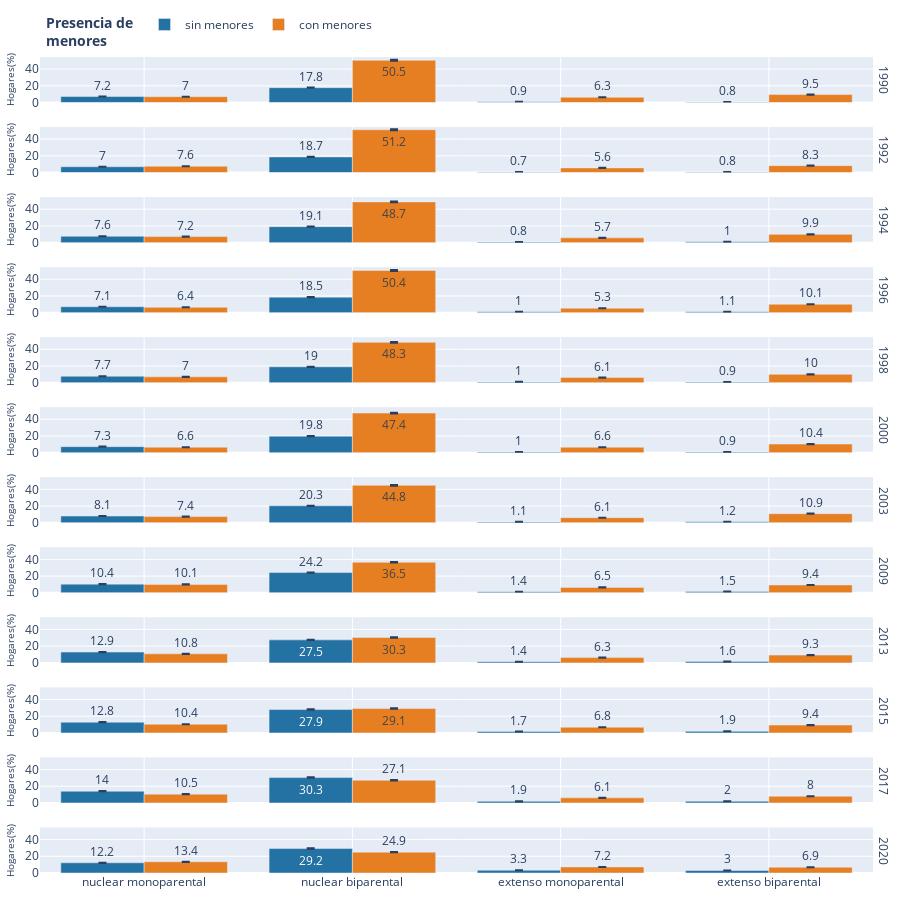

Source (notebook cell):
### Code cell
df04 = pd.read_csv(rutas[3])
fig = px.bar(df04.loc[df04.tipo_est == 'proporcion'],
             x =  'thogar' ,
             y = 'dato', facet_row= 'anio',
             color = 'menor_18',
             # facet_col_wrap=2,
             labels = {
                 'menor_18': '<b>Presencia de <br>menores</b>',
                 'dato': 'Hogares(%)',
                 # 'pobreza': None
                 # 'anio': 'Periodo'
             },
             error_y_minus='ic_bajo',
             error_y='ic_alto',

             color_discrete_map={
                 'sin menores': '#2471A3',
                 'con menores': '#E67E22'
             },
             text ='dato'


             )
fig.for_each_annotation(lambda a: a.update(text=a.text.split('=')[-1]),

                        )
fig.update_layout(template='plotly',

                  height=900,
                  # width=1100
                  margin=
                  dict(
                      l=10,
                      r=10,
                      b=10,
                      t=25
                  ),
                  barmode='group',
                  legend=dict(
                      # title=None,
                      orientation='h', y=1, yanchor='bottom', x=0.2, xanchor='center'
                  )
                  )
fig.update_xaxes(title=None,
                 showgrid=True,
                 tickangle=0,


                 )
fig.update_yaxes(
    title_font_size = 10,
    title_standoff = 8
)
fig.write_image('resultados/img/02_04_px.jpeg')
fig.show()

### Figure 1 — Plotly figure (JSON) as saved in the notebook; plotly's stock layout.template omitted (floating-point values rounded to 4 significant figures)
{"data": [{"alignmentgroup": "True", "error_y": {"array": [0.07672, 0.1844, 0.01067, 0.009811], "arrayminus": [0.06821, 0.1719, 0.007489, 0.0068]}, "hovertemplate": "<b>Presencia de <br>menores</b>=sin menores<br>anio=1990<br>thogar=%{x}<br>Hogares(%)=%{text}<extra></extra>", "legendgroup": "sin menores", "marker": {"color": "#2471A3", "pattern": {"shape": ""}}, "name": "sin menores", "offsetgroup": "sin menores", "orientation": "v", "showlegend": true, "text": [7.2, 17.8, 0.9, 0.8], "textposition": "auto", "x": ["nuclear monoparental", "nuclear biparental", "extenso monoparental", "extenso biparental"], "xaxis": "x12", "y": [7.2, 17.8, 0.9, 0.8], "yaxis": "y12", "type": "bar"}, {"alignmentgroup": "True", "error_y": {"array": [0.07388, 0.1925, 0.008725, 0.009483], "arrayminus": [0.06665, 0.1813, 0.006219, 0.006834]}, "hovertemplate": "<b>Presencia de <br>menores</b>=sin menores<br>anio=1992<br>thogar=%{x}<br>Hogares(%)=%{text}<extra></extra>", "legendgroup": "sin menores", "marker": {"color": "#2471A3", "pattern": {"shape": ""}}, "name": "sin menores", "offsetgroup": "sin menores", "orientation": "v", "showlegend": false, "text": [7.0, 18.7, 0.7, 0.8], "textposition": "auto", "x": ["nuclear monoparental", "nuclear biparental", "extenso monoparental", "extenso biparental"], "xaxis": "x11", "y": [7.0, 18.7, 0.7, 0.8], "yaxis": "y11", "type": "bar"}, {"alignmentgroup": "True", "error_y": {"array": [0.07978, 0.1963, 0.009462, 0.01148], "arrayminus": [0.07203, 0.185, 0.006904, 0.008752]}, "hovertemplate": "<b>Presencia de <br>menores</b>=sin menores<br>anio=1994<br>thogar=%{x}<br>Hogares(%)=%{text}<extra></extra>", "legendgroup": "sin menores", "marker": {"color": "#2471A3", "pattern": {"shape": ""}}, "name": "sin menores", "offsetgroup": "sin menores", "orientation": "v", "showlegend": false, "text": [7.6, 19.1, 0.8, 1.0], "textposition": "auto", "x": ["nuclear monoparental", "nuclear biparental", "extenso monoparental", "extenso biparental"], "xaxis": "x10", "y": [7.6, 19.1, 0.8, 1.0], "yaxis": "y10", "type": "bar"}, {"alignmentgroup": "True", "error_y": {"array": [0.07625, 0.1926, 0.01237, 0.01321], "arrayminus": [0.06592, 0.1776, 0.008647, 0.009359]}, "hovertemplate": "<b>Presencia de <br>menores</b>=sin menores<br>anio=1996<br>thogar=%{x}<br>Hogares(%)=%{text}<extra></extra>", "legendgroup": "sin menores", "marker": {"color": "#2471A3", "pattern": {"shape": ""}}, "name": "sin menores", "offsetgroup": "sin menores", "orientation": "v", "showlegend": false, "text": [7.1, 18.5, 1.0, 1.1], "textposition": "auto", "x": ["nuclear monoparental", "nuclear biparental", "extenso monoparental", "extenso biparental"], "xaxis": "x9", "y": [7.1, 18.5, 1.0, 1.1], "yaxis": "y9", "type": "bar"}, {"alignmentgroup": "True", "error_y": {"array": [0.08075, 0.1958, 0.01179, 0.01068], "arrayminus": [0.07255, 0.1842, 0.008793, 0.007927]}, "hovertemplate": "<b>Presencia de <br>menores</b>=sin menores<br>anio=1998<br>thogar=%{x}<br>Hogares(%)=%{text}<extra></extra>", "legendgroup": "sin menores", "marker": {"color": "#2471A3", "pattern": {"shape": ""}}, "name": "sin menores", "offsetgroup": "sin menores", "orientation": "v", "showlegend": false, "text": [7.7, 19.0, 1.0, 0.9], "textposition": "auto", "x": ["nuclear monoparental", "nuclear biparental", "extenso monoparental", "extenso biparental"], "xaxis": "x8", "y": [7.7, 19.0, 1.0, 0.9], "yaxis": "y8", "type": "bar"}, {"alignmentgroup": "True", "error_y": {"array": [0.07718, 0.2045, 0.01189, 0.0103], "arrayminus": [0.06873, 0.1907, 0.009003, 0.007697]}, "hovertemplate": "<b>Presencia de <br>menores</b>=sin menores<br>anio=2000<br>thogar=%{x}<br>Hogares(%)=%{text}<extra></extra>", "legendgroup": "sin menores", "marker": {"color": "#2471A3", "pattern": {"shape": ""}}, "name": "sin menores", "offsetgroup": "sin menores", "orientation": "v", "showlegend": false, "text": [7.3, 19.8, 1.0, 0.9], "textposition": "auto", "x": ["nuclear monoparental", "nuclear biparental", "extenso monoparental", "extenso biparental"], "xaxis": "x7", "y": [7.3, 19.8, 1.0, 0.9], "yaxis": "y7", "type": "bar"}, {"alignmentgroup": "True", "error_y": {"array": [0.08548, 0.2088, 0.01313, 0.01424], "arrayminus": [0.07765, 0.1971, 0.01006, 0.01059]}, "hovertemplate": "<b>Presencia de <br>menores</b>=sin menores<br>anio=2003<br>thogar=%{x}<br>Hogares(%)=%{text}<extra></extra>", "legendgroup": "sin menores", "marker": {"color": "#2471A3", "pattern": {"shape": ""}}, "name": "sin menores", "offsetgroup": "sin menores", "orientation": "v", "showlegend": false, "text": [8.1, 20.3, 1.1, 1.2], "textposition": "auto", "x": ["nuclear monoparental", "nuclear biparental", "extenso monoparental", "extenso biparental"], "xaxis": "x6", "y": [8.1, 20.3, 1.1, 1.2], "yaxis": "y6", "type": "bar"}, {"alignmentgroup": "True", "error_y": {"array": [0.1085, 0.2487, 0.01707, 0.01614], "arrayminus": [0.09919, 0.2357, 0.01231, 0.01303]}, "hovertemplate": "<b>Presencia de <br>menores</b>=sin menores<br>anio=2009<br>thogar=%{x}<br>Hogares(%)=%{text}<extra></extra>", "legendgroup": "sin menores", "marker": {"color": "#2471A3", "pattern": {"shape": ""}}, "name": "sin menores", "offsetgroup": "sin menores", "orientation": "v", "showlegend": false, "text": [10.4, 24.2, 1.4, 1.5], "textposition": "auto", "x": ["nuclear monoparental", "nuclear biparental", "extenso monoparental", "extenso biparental"], "xaxis": "x5", "y": [10.4, 24.2, 1.4, 1.5], "yaxis": "y5", "type": "bar"}, {"alignmentgroup": "True", "error_y": {"array": [0.1347, 0.2817, 0.01609, 0.01784], "arrayminus": [0.1235, 0.2678, 0.01149, 0.0137]}, "hovertemplate": "<b>Presencia de <br>menores</b>=sin menores<br>anio=2013<br>thogar=%{x}<br>Hogares(%)=%{text}<extra></extra>", "legendgroup": "sin menores", "marker": {"color": "#2471A3", "pattern": {"shape": ""}}, "name": "sin menores", "offsetgroup": "sin menores", "orientation": "v", "showlegend": false, "text": [12.9, 27.5, 1.4, 1.6], "textposition": "auto", "x": ["nuclear monoparental", "nuclear biparental", "extenso monoparental", "extenso biparental"], "xaxis": "x4", "y": [12.9, 27.5, 1.4, 1.6], "yaxis": "y4", "type": "bar"}, {"alignmentgroup": "True", "error_y": {"array": [0.132, 0.2846, 0.01842, 0.02092], "arrayminus": [0.1243, 0.2734, 0.01517, 0.01729]}, "hovertemplate": "<b>Presencia de <br>menores</b>=sin menores<br>anio=2015<br>thogar=%{x}<br>Hogares(%)=%{text}<extra></extra>", "legendgroup": "sin menores", "marker": {"color": "#2471A3", "pattern": {"shape": ""}}, "name": "sin menores", "offsetgroup": "sin menores", "orientation": "v", "showlegend": false, "text": [12.8, 27.9, 1.7, 1.9], "textposition": "auto", "x": ["nuclear monoparental", "nuclear biparental", "extenso monoparental", "extenso biparental"], "xaxis": "x3", "y": [12.8, 27.9, 1.7, 1.9], "yaxis": "y3", "type": "bar"}, {"alignmentgroup": "True", "error_y": {"array": [0.1446, 0.3095, 0.02117, 0.02252], "arrayminus": [0.1362, 0.2969, 0.01755, 0.01691]}, "hovertemplate": "<b>Presencia de <br>menores</b>=sin menores<br>anio=2017<br>thogar=%{x}<br>Hogares(%)=%{text}<extra></extra>", "legendgroup": "sin menores", "marker": {"color": "#2471A3", "pattern": {"shape": ""}}, "name": "sin menores", "offsetgroup": "sin menores", "orientation": "v", "showlegend": false, "text": [14.0, 30.3, 1.9, 2.0], "textposition": "auto", "x": ["nuclear monoparental", "nuclear biparental", "extenso monoparental", "extenso biparental"], "xaxis": "x2", "y": [14.0, 30.3, 1.9, 2.0], "yaxis": "y2", "type": "bar"}, {"alignmentgroup": "True", "error_y": {"array": [0.1262, 0.2994, 0.0351, 0.03185], "arrayminus": [0.1175, 0.2843, 0.0309, 0.02802]}, "hovertemplate": "<b>Presencia de <br>menores</b>=sin menores<br>anio=2020<br>thogar=%{x}<br>Hogares(%)=%{text}<extra></extra>", "legendgroup": "sin menores", "marker": {"color": "#2471A3", "pattern": {"shape": ""}}, "name": "sin menores", "offsetgroup": "sin menores", "orientation": "v", "showlegend": false, "text": [12.2, 29.2, 3.3, 3.0], "textposition": "auto", "x": ["nuclear monoparental", "nuclear biparental", "extenso monoparental", "extenso biparental"], "xaxis": "x", "y": [12.2, 29.2, 3.3, 3.0], "yaxis": "y", "type": "bar"}, {"alignmentgroup": "True", "error_y": {"array": [0.07418, 0.5131, 0.06674, 0.09924], "arrayminus": [0.06615, 0.4971, 0.05904, 0.08999]}, "hovertemplate": "<b>Presencia de <br>menores</b>=con menores<br>anio=1990<br>thogar=%{x}<br>Hogares(%)=%{text}<extra></extra>", "legendgroup": "con menores", "marker": {"color": "#E67E22", "pattern": {"shape": ""}}, "name": "con menores", "offsetgroup": "con menores", "orientation": "v", "showlegend": true, "text": [7.0, 50.5, 6.3, 9.5], "textposition": "auto", "x": ["nuclear monoparental", "nuclear biparental", "extenso monoparental", "extenso biparental"], "xaxis": "x12", "y": [7.0, 50.5, 6.3, 9.5], "yaxis": "y12", "type": "bar"}, {"alignmentgroup": "True", "error_y": {"array": [0.08007, 0.5192, 0.05921, 0.08707], "arrayminus": [0.07252, 0.5051, 0.05286, 0.07959]}, "hovertemplate": "<b>Presencia de <br>menores</b>=con menores<br>anio=1992<br>thogar=%{x}<br>Hogares(%)=%{text}<extra></extra>", "legendgroup": "con menores", "marker": {"color": "#E67E22", "pattern": {"shape": ""}}, "name": "con menores", "offsetgroup": "con menores", "orientation": "v", "showlegend": false, "text": [7.6, 51.2, 5.6, 8.3], "textposition": "auto", "x": ["nuclear monoparental", "nuclear biparental", "extenso monoparental", "extenso biparental"], "xaxis": "x11", "y": [7.6, 51.2, 5.6, 8.3], "yaxis": "y11", "type": "bar"}, {"alignmentgroup": "True", "error_y": {"array": [0.07617, 0.4939, 0.06081, 0.1031], "arrayminus": [0.06885, 0.4798, 0.05425, 0.09472]}, "hovertemplate": "<b>Presencia de <br>menores</b>=con menores<br>anio=1994<br>thogar=%{x}<br>Hogares(%)=%{text}<extra></extra>", "legendgroup": "con menores", "marker": {"color": "#E67E22", "pattern": {"shape": ""}}, "name": "con menores", "offsetgroup": "con menores", "orientation": "v", "showlegend": false, "text": [7.2, 48.7, 5.7, 9.9], "textposition": "auto", "x": ["nuclear monoparental", "nuclear biparental", "extenso monoparental", "extenso biparental"], "xaxis": "x10", "y": [7.2, 48.7, 5.7, 9.9], "yaxis": "y10", "type": "bar"}, {"alignmentgroup": "True", "error_y": {"array": [0.06845, 0.5135, 0.05713, 0.1071], "arrayminus": [0.05947, 0.4944, 0.0499, 0.09613]}, "hovertemplate": "<b>Presencia de <br>menores</b>=con menores<br>anio=1996<br>thogar=%{x}<br>Hogares(%)=%{text}<extra></extra>", "legendgroup": "con menores", "marker": {"color": "#E67E22", "pattern": {"shape": ""}}, "name": "con menores", "offsetgroup": "con menores", "orientation": "v", "showlegend": false, "text": [6.4, 50.4, 5.3, 10.1], "textposition": "auto", "x": ["nuclear monoparental", "nuclear biparental", "extenso monoparental", "extenso biparental"], "xaxis": "x9", "y": [6.4, 50.4, 5.3, 10.1], "yaxis": "y9", "type": "bar"}, {"alignmentgroup": "True", "error_y": {"array": [0.0739, 0.4908, 0.06466, 0.1037], "arrayminus": [0.06619, 0.4762, 0.05799, 0.09545]}, "hovertemplate": "<b>Presencia de <br>menores</b>=con menores<br>anio=1998<br>thogar=%{x}<br>Hogares(%)=%{text}<extra></extra>", "legendgroup": "con menores", "marker": {"color": "#E67E22", "pattern": {"shape": ""}}, "name": "con menores", "offsetgroup": "con menores", "orientation": "v", "showlegend": false, "text": [7.0, 48.3, 6.1, 10.0], "textposition": "auto", "x": ["nuclear monoparental", "nuclear biparental", "extenso monoparental", "extenso biparental"], "xaxis": "x8", "y": [7.0, 48.3, 6.1, 10.0], "yaxis": "y8", "type": "bar"}, {"alignmentgroup": "True", "error_y": {"array": [0.06961, 0.4832, 0.07003, 0.1085], "arrayminus": [0.06194, 0.4657, 0.06223, 0.1002]}, "hovertemplate": "<b>Presencia de <br>menores</b>=con menores<br>anio=2000<br>thogar=%{x}<br>Hogares(%)=%{text}<extra></extra>", "legendgroup": "con menores", "marker": {"color": "#E67E22", "pattern": {"shape": ""}}, "name": "con menores", "offsetgroup": "con menores", "orientation": "v", "showlegend": false, "text": [6.6, 47.4, 6.6, 10.4], "textposition": "auto", "x": ["nuclear monoparental", "nuclear biparental", "extenso monoparental", "extenso biparental"], "xaxis": "x7", "y": [6.6, 47.4, 6.6, 10.4], "yaxis": "y7", "type": "bar"}, {"alignmentgroup": "True", "error_y": {"array": [0.07784, 0.4555, 0.06439, 0.1138], "arrayminus": [0.07022, 0.4396, 0.05761, 0.1052]}, "hovertemplate": "<b>Presencia de <br>menores</b>=con menores<br>anio=2003<br>thogar=%{x}<br>Hogares(%)=%{text}<extra></extra>", "legendgroup": "con menores", "marker": {"color": "#E67E22", "pattern": {"shape": ""}}, "name": "con menores", "offsetgroup": "con menores", "orientation": "v", "showlegend": false, "text": [7.4, 44.8, 6.1, 10.9], "textposition": "auto", "x": ["nuclear monoparental", "nuclear biparental", "extenso monoparental", "extenso biparental"], "xaxis": "x6", "y": [7.4, 44.8, 6.1, 10.9], "yaxis": "y6", "type": "bar"}, {"alignmentgroup": "True", "error_y": {"array": [0.1055, 0.372, 0.06811, 0.09815], "arrayminus": [0.09704, 0.3581, 0.06164, 0.09021]}, "hovertemplate": "<b>Presencia de <br>menores</b>=con menores<br>anio=2009<br>thogar=%{x}<br>Hogares(%)=%{text}<extra></extra>", "legendgroup": "con menores", "marker": {"color": "#E67E22", "pattern": {"shape": ""}}, "name": "con menores", "offsetgroup": "con menores", "orientation": "v", "showlegend": false, "text": [10.1, 36.5, 6.5, 9.4], "textposition": "auto", "x": ["nuclear monoparental", "nuclear biparental", "extenso monoparental", "extenso biparental"], "xaxis": "x5", "y": [10.1, 36.5, 6.5, 9.4], "yaxis": "y5", "type": "bar"}, {"alignmentgroup": "True", "error_y": {"array": [0.1129, 0.311, 0.06754, 0.09714], "arrayminus": [0.1031, 0.2958, 0.05904, 0.08847]}, "hovertemplate": "<b>Presencia de <br>menores</b>=con menores<br>anio=2013<br>thogar=%{x}<br>Hogares(%)=%{text}<extra></extra>", "legendgroup": "con menores", "marker": {"color": "#E67E22", "pattern": {"shape": ""}}, "name": "con menores", "offsetgroup": "con menores", "orientation": "v", "showlegend": false, "text": [10.8, 30.3, 6.3, 9.3], "textposition": "auto", "x": ["nuclear monoparental", "nuclear biparental", "extenso monoparental", "extenso biparental"], "xaxis": "x4", "y": [10.8, 30.3, 6.3, 9.3], "yaxis": "y4", "type": "bar"}, {"alignmentgroup": "True", "error_y": {"array": [0.1073, 0.2971, 0.07158, 0.09748], "arrayminus": [0.09987, 0.2852, 0.06554, 0.09074]}, "hovertemplate": "<b>Presencia de <br>menores</b>=con menores<br>anio=2015<br>thogar=%{x}<br>Hogares(%)=%{text}<extra></extra>", "legendgroup": "con menores", "marker": {"color": "#E67E22", "pattern": {"shape": ""}}, "name": "con menores", "offsetgroup": "con menores", "orientation": "v", "showlegend": false, "text": [10.4, 29.1, 6.8, 9.4], "textposition": "auto", "x": ["nuclear monoparental", "nuclear biparental", "extenso monoparental", "extenso biparental"], "xaxis": "x3", "y": [10.4, 29.1, 6.8, 9.4], "yaxis": "y3", "type": "bar"}, {"alignmentgroup": "True", "error_y": {"array": [0.1101, 0.2771, 0.064, 0.08365], "arrayminus": [0.1005, 0.265, 0.05819, 0.07732]}, "hovertemplate": "<b>Presencia de <br>menores</b>=con menores<br>anio=2017<br>thogar=%{x}<br>Hogares(%)=%{text}<extra></extra>", "legendgroup": "con menores", "marker": {"color": "#E67E22", "pattern": {"shape": ""}}, "name": "con menores", "offsetgroup": "con menores", "orientation": "v", "showlegend": false, "text": [10.5, 27.1, 6.1, 8.0], "textposition": "auto", "x": ["nuclear monoparental", "nuclear biparental", "extenso monoparental", "extenso biparental"], "xaxis": "x2", "y": [10.5, 27.1, 6.1, 8.0], "yaxis": "y2", "type": "bar"}, {"alignmentgroup": "True", "error_y": {"array": [0.1398, 0.2611, 0.07498, 0.07214], "arrayminus": [0.129, 0.2365, 0.06851, 0.06616]}, "hovertemplate": "<b>Presencia de <br>menores</b>=con menores<br>anio=2020<br>thogar=%{x}<br>Hogares(%)=%{text}<extra></extra>", "legendgroup": "con menores", "marker": {"color": "#E67E22", "pattern": {"shape": ""}}, "name": "con menores", "offsetgroup": "con menores", "orientation": "v", "showlegend": false, "text": [13.4, 24.9, 7.2, 6.9], "textposition": "auto", "x": ["nuclear monoparental", "nuclear biparental", "extenso monoparental", "extenso biparental"], "xaxis": "x", "y": [13.4, 24.9, 7.2, 6.9], "yaxis": "y", "type": "bar"}], "layout": {"xaxis": {"anchor": "y", "domain": [0.0, 0.98], "title": {}, "showgrid": true, "tickangle": 0}, "yaxis": {"anchor": "x", "domain": [0.0, 0.05583], "title": {"text": "Hogares(%)", "font": {"size": 10}, "standoff": 8}}, "xaxis2": {"anchor": "y2", "domain": [0.0, 0.98], "matches": "x", "showticklabels": false, "title": {}, "showgrid": true, "tickangle": 0}, "yaxis2": {"anchor": "x2", "domain": [0.08583, 0.1417], "matches": "y", "title": {"text": "Hogares(%)", "font": {"size": 10}, "standoff": 8}}, "xaxis3": {"anchor": "y3", "domain": [0.0, 0.98], "matches": "x", "showticklabels": false, "title": {}, "showgrid": true, "tickangle": 0}, "yaxis3": {"anchor": "x3", "domain": [0.1717, 0.2275], "matches": "y", "title": {"text": "Hogares(%)", "font": {"size": 10}, "standoff": 8}}, "xaxis4": {"anchor": "y4", "domain": [0.0, 0.98], "matches": "x", "showticklabels": false, "title": {}, "showgrid": true, "tickangle": 0}, "yaxis4": {"anchor": "x4", "domain": [0.2575, 0.3133], "matches": "y", "title": {"text": "Hogares(%)", "font": {"size": 10}, "standoff": 8}}, "xaxis5": {"anchor": "y5", "domain": [0.0, 0.98], "matches": "x", "showticklabels": false, "title": {}, "showgrid": true, "tickangle": 0}, "yaxis5": {"anchor": "x5", "domain": [0.3433, 0.3992], "matches": "y", "title": {"text": "Hogares(%)", "font": {"size": 10}, "standoff": 8}}, "xaxis6": {"anchor": "y6", "domain": [0.0, 0.98], "matches": "x", "showticklabels": false, "title": {}, "showgrid": true, "tickangle": 0}, "yaxis6": {"anchor": "x6", "domain": [0.4292, 0.485], "matches": "y", "title": {"text": "Hogares(%)", "font": {"size": 10}, "standoff": 8}}, "xaxis7": {"anchor": "y7", "domain": [0.0, 0.98], "matches": "x", "showticklabels": false, "title": {}, "showgrid": true, "tickangle": 0}, "yaxis7": {"anchor": "x7", "domain": [0.515, 0.5708], "matches": "y", "title": {"text": "Hogares(%)", "font": {"size": 10}, "standoff": 8}}, "xaxis8": {"anchor": "y8", "domain": [0.0, 0.98], "matches": "x", "showticklabels": false, "title": {}, "showgrid": true, "tickangle": 0}, "yaxis8": {"anchor": "x8", "domain": [0.6008, 0.6567], "matches": "y", "title": {"text": "Hogares(%)", "font": {"size": 10}, "standoff": 8}}, "xaxis9": {"anchor": "y9", "domain": [0.0, 0.98], "matches": "x", "showticklabels": false, "title": {}, "showgrid": true, "tickangle": 0}, "yaxis9": {"anchor": "x9", "domain": [0.6867, 0.7425], "matches": "y", "title": {"text": "Hogares(%)", "font": {"size": 10}, "standoff": 8}}, "xaxis10": {"anchor": "y10", "domain": [0.0, 0.98], "matches": "x", "showticklabels": false, "title": {}, "showgrid": true, "tickangle": 0}, "yaxis10": {"anchor": "x10", "domain": [0.7725, 0.8283], "matches": "y", "title": {"text": "Hogares(%)", "font": {"size": 10}, "standoff": 8}}, "xaxis11": {"anchor": "y11", "domain": [0.0, 0.98], "matches": "x", "showticklabels": false, "title": {}, "showgrid": true, "tickangle": 0}, "yaxis11": {"anchor": "x11", "domain": [0.8583, 0.9142], "matches": "y", "title": {"text": "Hogares(%)", "font": {"size": 10}, "standoff": 8}}, "xaxis12": {"anchor": "y12", "domain": [0.0, 0.98], "matches": "x", "showticklabels": false, "title": {}, "showgrid": true, "tickangle": 0}, "yaxis12": {"anchor": "x12", "domain": [0.9442, 1.0], "matches": "y", "title": {"text": "Hogares(%)", "font": {"size": 10}, "standoff": 8}}, "annotations": [{"font": {}, "showarrow": false, "text": "2020", "textangle": 90, "x": 0.98, "xanchor": "left", "xref": "paper", "y": 0.02792, "yanchor": "middle", "yref": "paper"}, {"font": {}, "showarrow": false, "text": "2017", "textangle": 90, "x": 0.98, "xanchor": "left", "xref": "paper", "y": 0.1137, "yanchor": "middle", "yref": "paper"}, {"font": {}, "showarrow": false, "text": "2015", "textangle": 90, "x": 0.98, "xanchor": "left", "xref": "paper", "y": 0.1996, "yanchor": "middle", "yref": "paper"}, {"font": {}, "showarrow": false, "text": "2013", "textangle": 90, "x": 0.98, "xanchor": "left", "xref": "paper", "y": 0.2854, "yanchor": "middle", "yref": "paper"}, {"font": {}, "showarrow": false, "text": "2009", "textangle": 90, "x": 0.98, "xanchor": "left", "xref": "paper", "y": 0.3712, "yanchor": "middle", "yref": "paper"}, {"font": {}, "showarrow": false, "text": "2003", "textangle": 90, "x": 0.98, "xanchor": "left", "xref": "paper", "y": 0.4571, "yanchor": "middle", "yref": "paper"}, {"font": {}, "showarrow": false, "text": "2000", "textangle": 90, "x": 0.98, "xanchor": "left", "xref": "paper", "y": 0.5429, "yanchor": "middle", "yref": "paper"}, {"font": {}, "showarrow": false, "text": "1998", "textangle": 90, "x": 0.98, "xanchor": "left", "xref": "paper", "y": 0.6287, "yanchor": "middle", "yref": "paper"}, {"font": {}, "showarrow": false, "text": "1996", "textangle": 90, "x": 0.98, "xanchor": "left", "xref": "paper", "y": 0.7146, "yanchor": "middle", "yref": "paper"}, {"font": {}, "showarrow": false, "text": "1994", "textangle": 90, "x": 0.98, "xanchor": "left", "xref": "paper", "y": 0.8004, "yanchor": "middle", "yref": "paper"}, {"font": {}, "showarrow": false, "text": "1992", "textangle": 90, "x": 0.98, "xanchor": "left", "xref": "paper", "y": 0.8862, "yanchor": "middle", "yref": "paper"}, {"font": {}, "showarrow": false, "text": "1990", "textangle": 90, "x": 0.98, "xanchor": "left", "xref": "paper", "y": 0.9721, "yanchor": "middle", "yref": "paper"}], "legend": {"title": {"text": "<b>Presencia de <br>menores</b>"}, "tracegroupgap": 0, "orientation": "h", "y": 1, "yanchor": "bottom", "x": 0.2, "xanchor": "center"}, "margin": {"t": 25, "l": 10, "r": 10, "b": 10}, "barmode": "group", "height": 900}}
